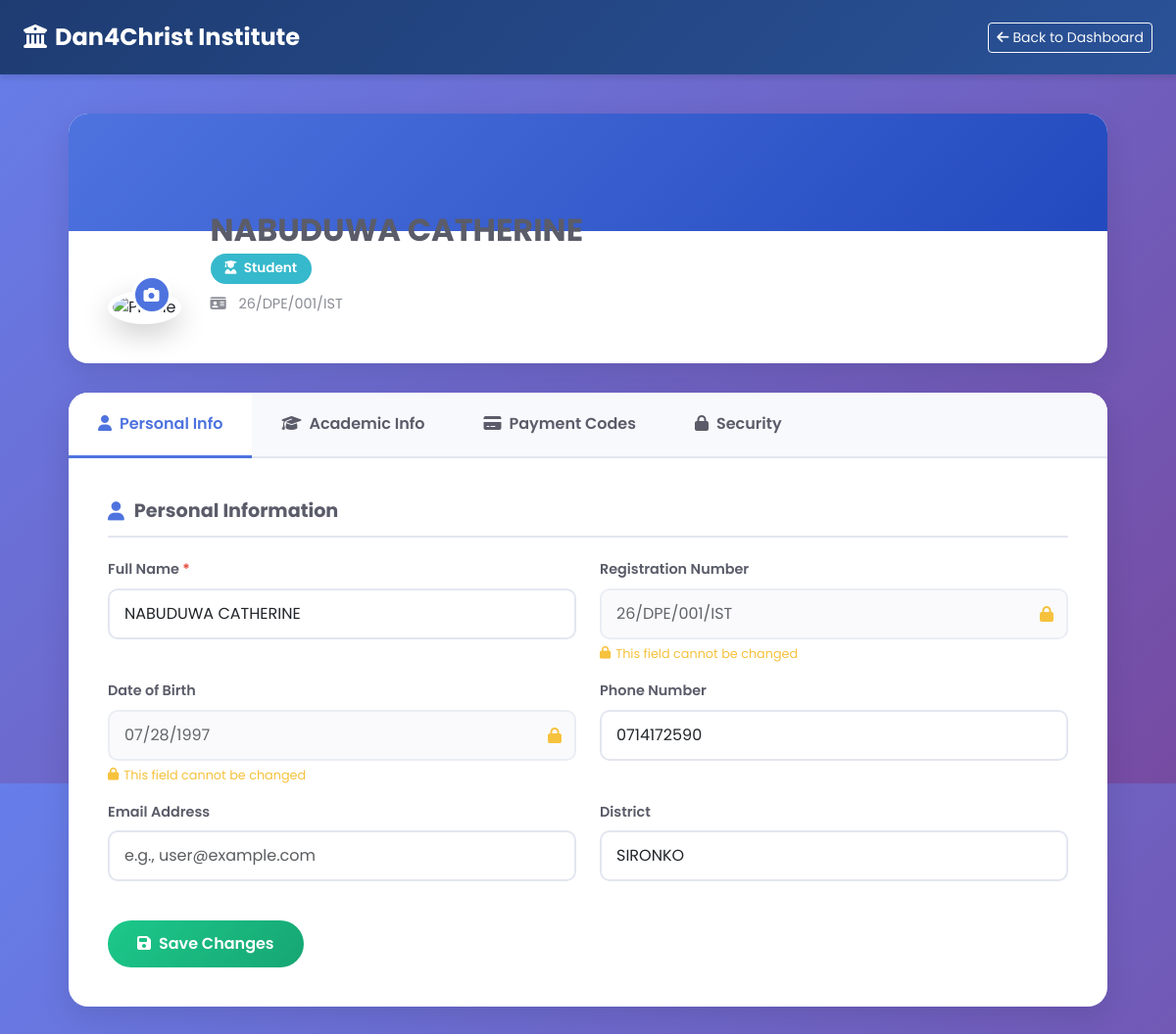
The page /profile.php (signed in) on the database its author committed.
### tables this page shows
CREATE TABLE `students` (
  `student_id` int(11) NOT NULL,
  `fullname` varchar(100) NOT NULL,
  `regno` varchar(50) DEFAULT NULL,
  `dob` date DEFAULT NULL,
  `phone` varchar(20) DEFAULT NULL,
  `username` varchar(50) DEFAULT NULL,
  `password` varchar(255) DEFAULT NULL,
  `email` varchar(60) NOT NULL,
  `district` varchar(50) DEFAULT NULL,
  `course_id` int(11) DEFAULT NULL,
  `department_id` int(11) DEFAULT NULL,
  `year_of_study` int(11) DEFAULT NULL,
  `photo` varchar(255) DEFAULT NULL
);

### profile.php (the view, shortened to what this page needs)
<?php
include 'db.php';
$role = $_SESSION['role'];
$fullname = isset($_SESSION['fullname']) ? $_SESSION['fullname'] : 'User';
$userData = null;
if ($role == 'Student') {
    $regno = $_SESSION['regno'];
    $stmt = $conn->prepare("SELECT * FROM students WHERE regno = ?");
    $stmt->bind_param("s", $regno);
    $stmt->execute();
    $result = $stmt->get_result();
    $userData = $result->fetch_assoc();
    if ($userData && isset($userData['course_id']) && $userData['course_id']) {
        $courseStmt = $conn->prepare("SELECT course_name FROM courses WHERE course_id = ?");
        $courseStmt->bind_param("i", $userData['course_id']);
        $courseStmt->execute();
        $courseResult = $courseStmt->get_result()->fetch_assoc();
        $userData['course_name'] = isset($courseResult['course_name']) ? $courseResult['course_name'] : 'N/A';
    }
    if ($userData && isset($userData['department_id']) && $userData['department_id']) {
        $deptStmt = $conn->prepare("SELECT dept_name FROM departments WHERE dept_id = ?");
        $deptStmt->bind_param("i", $userData['department_id']);
        $deptStmt->execute();
        $deptResult = $deptStmt->get_result()->fetch_assoc();
        $userData['dept_name'] = isset($deptResult['dept_name']) ? $deptResult['dept_name'] : 'N/A';
    }
}
if ($role == 'Director') {
    $dashboard_url = 'director_dashboard.php';
} elseif ($role == 'Staff') {
    $dashboard_url = 'staff.php';
} else {
    $dashboard_url = 'student_dashboard.php';
}
?>
<!DOCTYPE html>
<html lang="en">
<head>
  <link rel="stylesheet" href="https://cdn.jsdelivr.net/npm/bootstrap@5.3.0/dist/css/bootstrap.min.css">
  <link rel="stylesheet" href="https://cdnjs.cloudflare.com/ajax/libs/font-awesome/6.5.0/css/all.min.css">
</head>
<body>
<nav class="navbar navbar-dark">
  <div class="container-fluid px-4">
    <a class="navbar-brand" href="<?php echo $dashboard_url; ?>">
      <i class="fas fa-university me-2"></i>Dan4Christ Institute
    </a>
    <a href="<?php echo $dashboard_url; ?>" class="btn btn-outline-light btn-sm">
      <i class="fas fa-arrow-left me-1"></i>Back to Dashboard
    </a>
  </div>
</nav>
<div class="main-container">
  <div class="profile-header">
    <div class="profile-header-content">
      <div class="profile-photo-wrapper">
        <label for="photoUpload" class="photo-upload-btn" title="Change photo">
          <i class="fas fa-camera"></i>
        </label>
      </div>
      <div class="profile-info">
        <h1 class="profile-name" id="displayName"><?php echo htmlspecialchars($fullname); ?></h1>
        <span class="profile-role role-<?php echo strtolower($role); ?>">
          <i class="fas fa-<?php echo ($role == 'Student') ? 'user-graduate' : (($role == 'Staff') ? 'chalkboard-teacher' : 'user-tie'); ?> me-1"></i>
          <?php echo $role; ?>
        </span>
        <div class="profile-meta">
          <?php if ($role == 'Student'): ?>
            <div><i class="fas fa-id-card"></i> <?php echo htmlspecialchars(isset($userData['regno']) ? $userData['regno'] : 'N/A'); ?></div>
          <?php else: ?>
            <div><i class="fas fa-id-badge"></i> <?php echo htmlspecialchars(isset($userData['staff_id']) ? $userData['staff_id'] : 'N/A'); ?></div>
          <?php endif; ?>
        </div>
      </div>
    </div>
  </div>
  <div class="profile-body">
    <div class="profile-tabs">
      <div class="profile-tab active" data-tab="personal">
        <i class="fas fa-user"></i>Personal Info
      </div>
      <div class="profile-tab" data-tab="academic">
        <i class="fas fa-graduation-cap"></i>Academic Info
      </div>
      <?php if ($role == 'Student'): ?>
        <div class="profile-tab" data-tab="payments">
          <i class="fas fa-credit-card"></i>Payment Codes
        </div>
      <?php endif; ?>
      <div class="profile-tab" data-tab="security">
        <i class="fas fa-lock"></i>Security
      </div>
    </div>
    <div class="tab-content active" id="personalTab">
      <form id="personalForm">
        <div class="form-section-title">
          <i class="fas fa-user"></i>Personal Information
        </div>
        <div class="row">
          <div class="col-md-6 mb-3">
            <label class="form-label">Full Name <span class="required">*</span></label>
            <input type="text" name="fullname" class="form-control editable-field"
                   value="<?php echo htmlspecialchars(isset($userData['fullname']) ? $userData['fullname'] : ''); ?>" required>
          </div>
          <div class="col-md-6 mb-3">
            <label class="form-label">
              <?php echo ($role == 'Student') ? 'Registration Number' : 'Staff ID'; ?>
            </label>
            <div class="frozen-field">
              <input type="text" class="form-control frozen-field-input"
                     value="<?php echo htmlspecialchars(($role == 'Student') ? (isset($userData['regno']) ? $userData['regno'] : '') : (isset($userData['staff_id']) ? $userData['staff_id'] : '')); ?>"
                     readonly>
            </div>
            <?php if ($role == 'Student'): ?>
              <div class="frozen-hint">
                <i class="fas fa-lock"></i> This field cannot be changed
              </div>
            <?php endif; ?>
          </div>
        </div>
        <div class="row">
          <div class="col-md-6 mb-3">
            <label class="form-label">Date of Birth</label>
            <div class="frozen-field">
              <input type="date" class="form-control frozen-field-input"
                     value="<?php echo htmlspecialchars(isset($userData['dob']) ? $userData['dob'] : ''); ?>"
                     readonly>
            </div>
            <?php if ($role == 'Student'): ?>
              <div class="frozen-hint">
                <i class="fas fa-lock"></i> This field cannot be changed
              </div>
            <?php endif; ?>
          </div>
          <div class="col-md-6 mb-3">
            <label class="form-label">Phone Number</label>
            <input type="tel" name="phone" class="form-control editable-field"
                   value="<?php echo htmlspecialchars(isset($userData['phone']) ? $userData['phone'] : ''); ?>"
                   placeholder="e.g., +256 700 000 000">
          </div>
        </div>
        <div class="row">
          <div class="col-md-6 mb-3">
            <label class="form-label">Email Address</label>
            <input type="email" name="email" class="form-control editable-field"
                   value="<?php echo htmlspecialchars(isset($userData['email']) ? $userData['email'] : ''); ?>"
                   placeholder="e.g., user@example.com">
          </div>
          <div class="col-md-6 mb-3">
            <label class="form-label">District</label>
            <input type="text" name="district" class="form-control editable-field"
                   value="<?php echo htmlspecialchars(isset($userData['district']) ? $userData['district'] : ''); ?>"
                   placeholder="e.g., Kampala">
          </div>
        </div>
        <div class="d-flex gap-2 mt-4">
          <button type="submit" class="btn-save">
            <i class="fas fa-save me-2"></i>Save Changes
          </button>
          <button type="button" class="btn-cancel" onclick="location.reload()">
            <i class="fas fa-times me-2"></i>Cancel
          </button>
        </div>
      </form>
    </div>
  </div>
</div>
</body>
</html>

### profile.php (style rules this page uses)
:root { --primary: #4e73df; --success: #1cc88a; --info: #36b9cc; --warning: #f6c23e; --danger: #e74a3b; --dark: #5a5c69; --light: #f8f9fc; }
* { font-family: 'Poppins', sans-serif; }
body { background: linear-gradient(135deg, #667eea 0%, #764ba2 100%); min-height: 100vh; }
.navbar { background: linear-gradient(135deg, #1e3c72 0%, #2a5298 100%) !important; box-shadow: 0 4px 6px rgba(0,0,0,0.1); padding: 15px 0; }
.navbar-brand { font-weight: 700; font-size: 1.5rem; color: white !important; }
.main-container { max-width: 1100px; margin: 0 auto; padding: 40px 20px; }
.profile-header { background: white; border-radius: 20px; padding: 40px; box-shadow: 0 10px 30px rgba(0,0,0,0.1); margin-bottom: 30px; position: relative; overflow: hidden; }
.profile-header::before { content: ''; position: absolute; top: 0; left: 0; right: 0; height: 120px; background: linear-gradient(135deg, var(--primary) 0%, #224abe 100%); }
.profile-header-content { position: relative; z-index: 1; display: flex; align-items: flex-end; gap: 30px; margin-top: 60px; }
.profile-photo-wrapper { position: relative; flex-shrink: 0; }
.photo-upload-btn { position: absolute; bottom: 10px; right: 10px; background: var(--primary); color: white; width: 40px; height: 40px; border-radius: 50%; display: flex; align-items: center; justify-content: center; cursor: pointer; border: 3px solid white; transition: all 0.3s; }
.profile-info { flex: 1; padding-bottom: 10px; }
.profile-name { font-size: 2rem; font-weight: 700; color: var(--dark); margin-bottom: 5px; }
.profile-role { display: inline-block; padding: 5px 15px; border-radius: 20px; font-size: 0.85rem; font-weight: 600; color: white; margin-bottom: 10px; }
.role-student { background: var(--info); }
.profile-meta { color: var(--dark); opacity: 0.7; font-size: 0.9rem; }
.profile-meta i { width: 20px; margin-right: 5px; }
.profile-body { background: white; border-radius: 20px; box-shadow: 0 10px 30px rgba(0,0,0,0.1); overflow: hidden; margin-bottom: 30px; }
.profile-tabs { display: flex; border-bottom: 2px solid #e3e6f0; background: #f8f9fc; }
.profile-tab { padding: 20px 30px; font-weight: 600; color: var(--dark); cursor: pointer; transition: all 0.3s; border-bottom: 3px solid transparent; margin-bottom: -2px; }
.profile-tab.active { background: white; border-bottom-color: var(--primary); color: var(--primary); }
.profile-tab i { margin-right: 8px; }
.tab-content { padding: 40px; display: none; }
.tab-content.active { display: block; animation: fadeIn 0.4s; }
.form-section-title { font-size: 1.2rem; font-weight: 700; color: var(--dark); margin-bottom: 20px; padding-bottom: 10px; border-bottom: 2px solid #e3e6f0; display: flex; align-items: center; gap: 10px; }
.form-section-title i { color: var(--primary); }
.form-label { font-weight: 600; color: var(--dark); margin-bottom: 8px; font-size: 0.9rem; }
.form-label .required { color: var(--danger); }
.form-control, .form-select { border-radius: 10px; padding: 12px 15px; border: 2px solid #e3e6f0; transition: all 0.3s; }
.form-control[readonly], .form-control:disabled { background: #f8f9fc; cursor: not-allowed; opacity: 0.7; }
.frozen-field { position: relative; }
.frozen-field::after { content: '\f023'; font-family: 'Font Awesome 6 Free'; font-weight: 900; position: absolute; right: 15px; top: 50%; transform: translateY(-50%); color: var(--warning); font-size: 1rem; }
.frozen-hint { font-size: 0.8rem; color: var(--warning); margin-top: 5px; display: flex; align-items: center; gap: 5px; }
.btn-save { background: linear-gradient(135deg, var(--success) 0%, #17a673 100%); border: none; color: white; padding: 12px 30px; border-radius: 50px; font-weight: 600; transition: all 0.3s; }
.btn-cancel { background: linear-gradient(135deg, var(--secondary) 0%, #5a5c69 100%); border: none; color: white; padding: 12px 30px; border-radius: 50px; font-weight: 600; transition: all 0.3s; }

### rows shown on the page
students: regno "26/DPE/001/IST", fullname "NABUDUWA CATHERINE", dob "07/28/1997", phone "0714172590", district "SIRONKO"

### other values the page prints
$fullname "NABUDUWA CATHERINE"
$role "Student"
